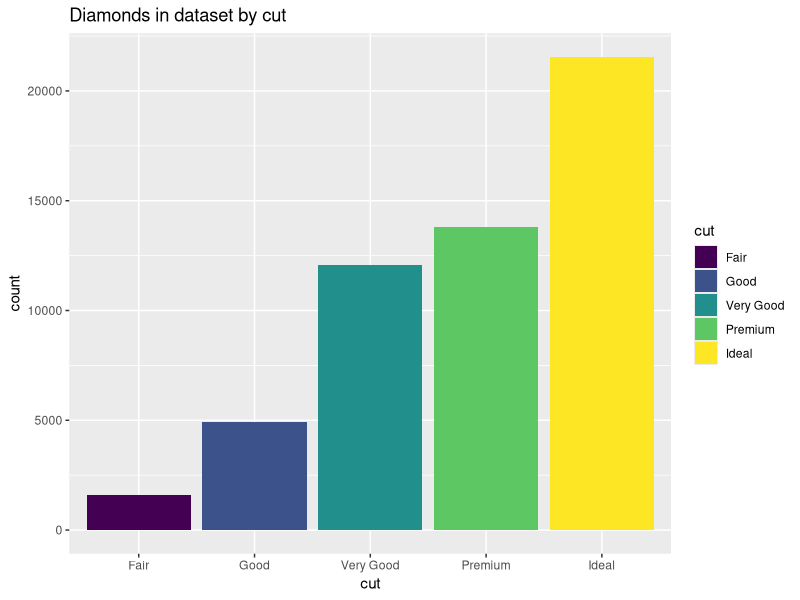
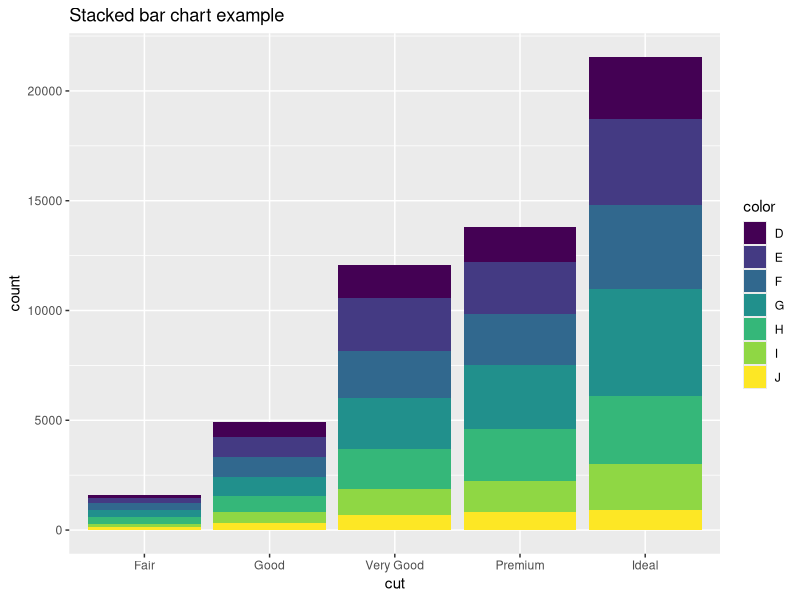
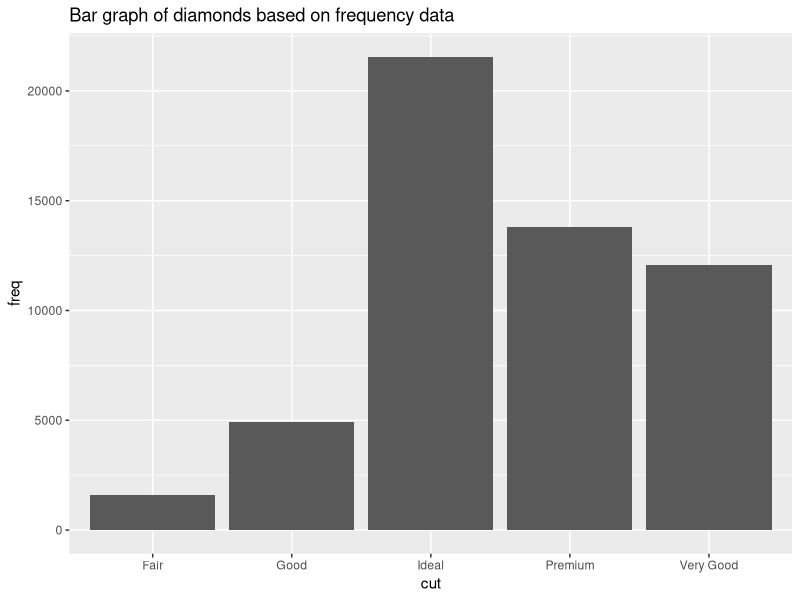
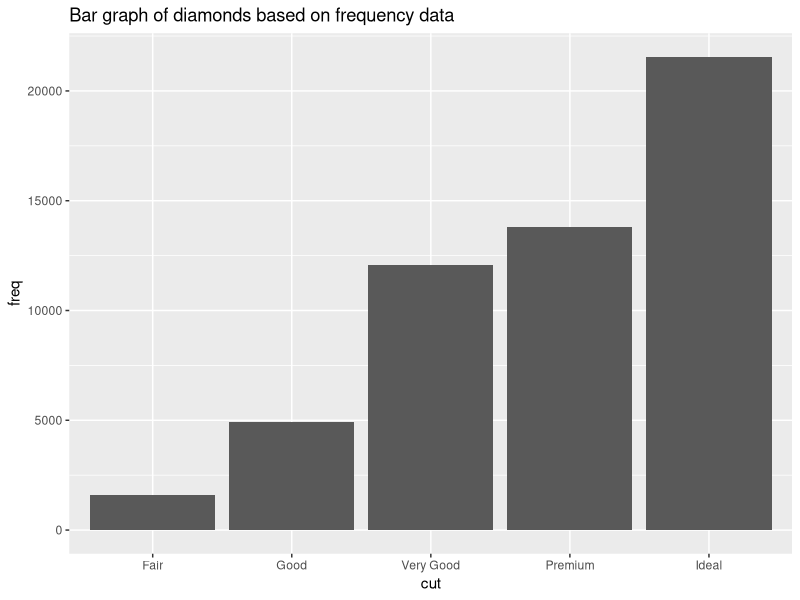
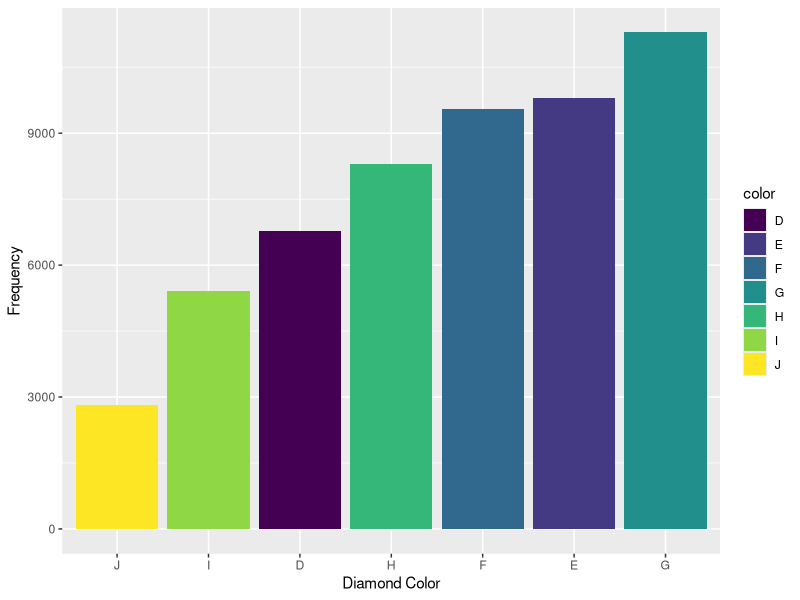
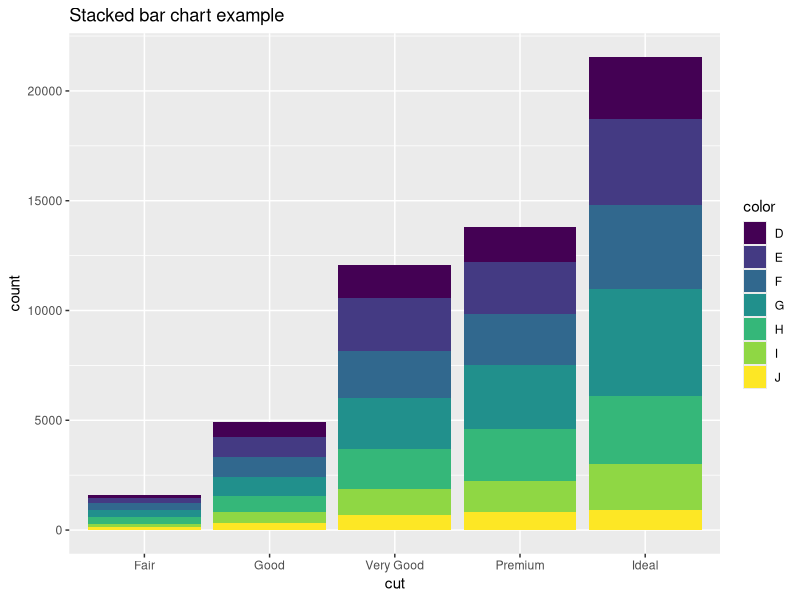
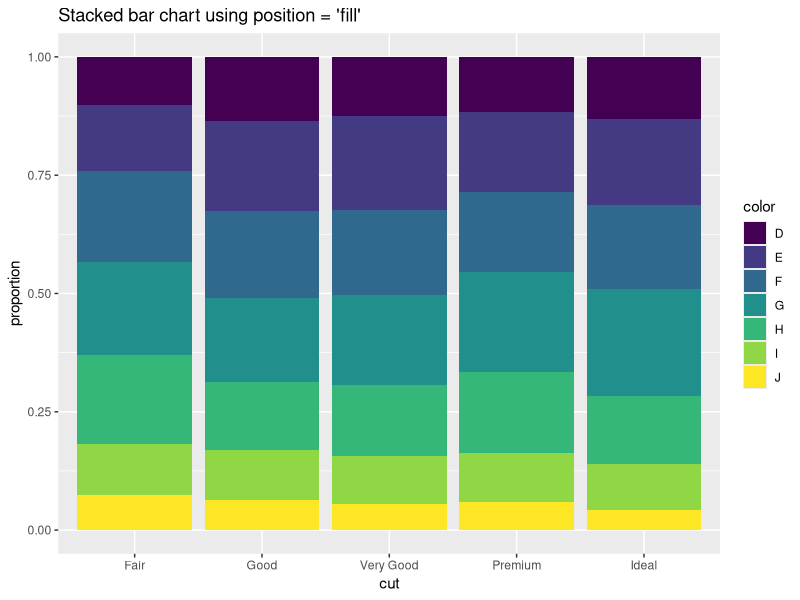
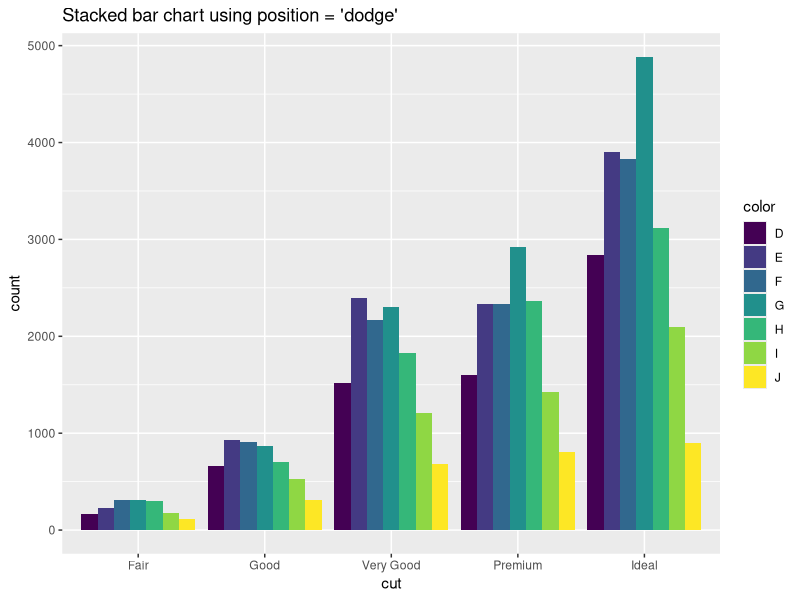

These figures' R source, in order:
## ---- chunk 1
knitr::opts_chunk$set(echo = FALSE)
library(ggplot2)
library(dplyr)
library(magrittr)
## ---- chunk 2
ggplot(data = diamonds) + 
  geom_bar(mapping = aes(x = cut, fill=cut)) +
  ggtitle("Diamonds in dataset by cut")
## ---- chunk 3
ggplot(data = diamonds) + 
  geom_bar(mapping = aes(x = cut, fill=color)) +
  ggtitle("Stacked bar chart example")
## ---- chunk 4
demo <- data.frame(cut = c("Fair", "Good", "Very Good", "Premium", "Ideal"), 
                   freq = c(1610, 4905, 12082, 13791, 21551)
)
ggplot(demo) + geom_bar(aes(x=cut, y=freq), stat="Identity") +
  ggtitle("Bar graph of diamonds based on frequency data")
## ---- chunk 5
demo1 <- diamonds %>% group_by(cut) %>% summarize(freq=n())
demo1
## ---- chunk 6
ggplot(demo1) + geom_bar(aes(x=cut, y=freq), stat="Identity") +
  ggtitle("Bar graph of diamonds based on frequency data")
## ---- chunk 7
ggplot(diamonds, aes(x=reorder(color, color, FUN = length), fill=color)) + geom_bar() +
  xlab("Diamond Color") + ylab("Frequency")
  ggtitle("Diamond color sorted by frequency of occurrance")
## ---- chunk 8
ggplot(data = diamonds) + 
  geom_bar(mapping = aes(x = cut, fill=color)) +
  ggtitle("Stacked bar chart example")
## ---- chunk 9
ggplot(data = diamonds) + 
  geom_bar(mapping = aes(x = cut, fill=color), position="fill") +
  ylab("proportion") +
  ggtitle("Stacked bar chart using position = 'fill'")
## ---- chunk 10
ggplot(data = diamonds) + 
  geom_bar(mapping = aes(x = cut, fill=color), position="dodge") +
  ggtitle("Stacked bar chart using position = 'dodge'")
## ---- chunk 11
ggplot(diamonds) + geom_boxplot(aes(x=color, y = carat)) + 
  ggtitle("Box and whiskers example")
## ---- chunk 12
ggplot(diamonds) + geom_violin(aes(x=color, y = carat)) + 
  ggtitle("Violin plot example")
## ---- chunk 13
ggplot(diamonds) + stat_summary(aes(x=color, y = carat), fun.y = mean, fun.ymin=min, fun.ymax=max) + 
  ggtitle("stat_summary example with mean and max/min")
## ---- chunk 14
q05 <- function(x) quantile(x, 0.05)
q95 <- function(x) quantile(x, 0.95)
ggplot(diamonds) + stat_summary(aes(x=color, y = carat), fun.y = median, fun.ymin=q05, fun.ymax=q95) + 
  ggtitle("stat_summary example with median and 5th and 95th quantiles")
## ---- chunk 15
ggplot(diamonds) + stat_summary(aes(x=color, y = carat), fun.y = median, fun.ymin=q05, fun.ymax=q95) + coord_flip() +
  ggtitle("stat_summary example with median and 5th and 95th quantiles")
## ---- chunk 16
ggplot(diamonds) + geom_violin(aes(x=color, y = carat)) + coord_flip() + 
  ggtitle("Violin plot example")
